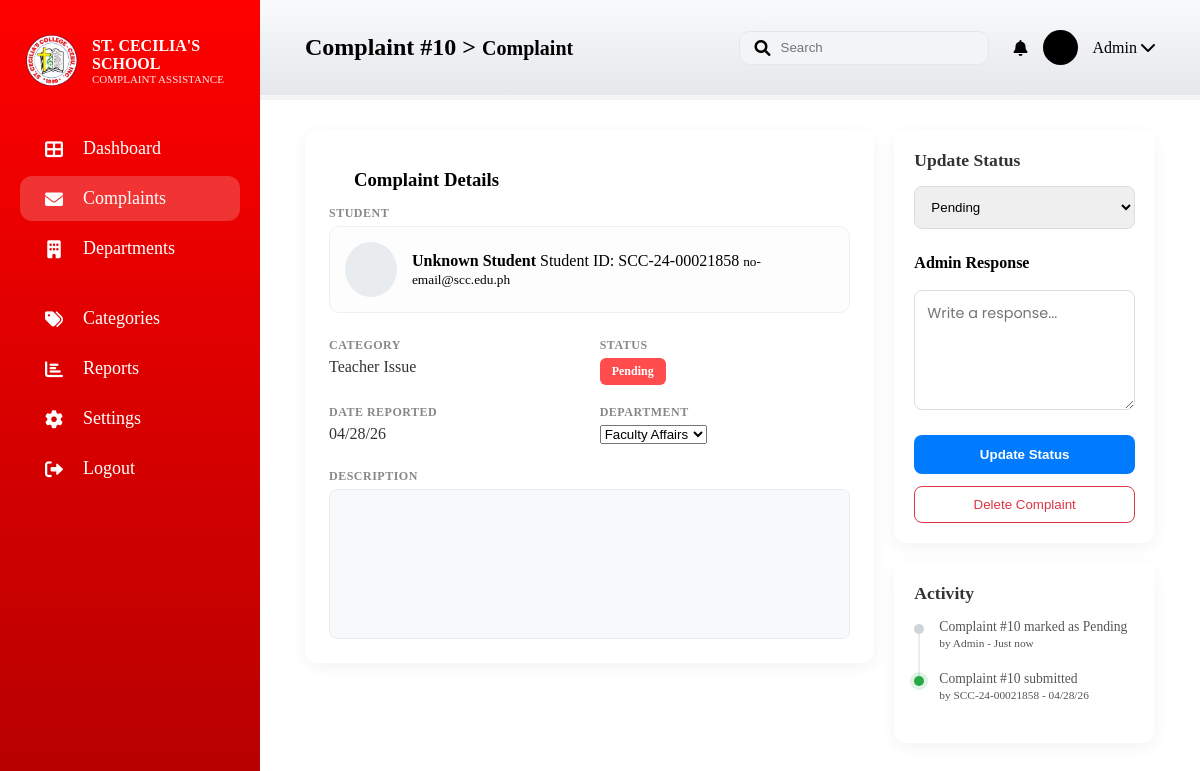
Screenshot of /admin/complaints/view/10 (signed in) with the database file from the repository.
### app.py (models this page shows)
class Complaint(db.Model):
    id = db.Column(db.Integer, primary_key=True)
    student_name = db.Column(db.String(100), nullable=False)
    category = db.Column(db.String(50), nullable=False)
    description = db.Column(db.Text, nullable=False)
    status = db.Column(db.String(20), default='Pending')
    date_posted = db.Column(db.String(20), default=lambda: datetime.now().strftime("%m/%d/%y"))

### app.py (the view)
@app.route('/admin/complaints/view/<int:id>')
def admin_complaints_view(id):
    if session.get('user_role') != 'staff':
        return redirect(url_for('login'))
    complaint = Complaint.query.get_or_404(id)
    return render_template('admin_complaints_view.html', complaint=complaint)

### templates/admin_complaints_view.html (shortened to what this page needs)
<!DOCTYPE html>
<html lang="en">
<head>
    <link rel="stylesheet" href="{{ url_for('static', filename='style.css') }}">
    <link rel="stylesheet" href="https://cdnjs.cloudflare.com/ajax/libs/font-awesome/6.0.0/css/all.min.css">
</head>
<body class="admin-review-page">
    <div class="dashboard-wrapper">
        <aside class="sidebar">
                <div class="sidebar-header">
                    <img src="{{ url_for('static', filename='images/logo.png') }}" class="logo">
                    <div class="brand">
                        <h3>ST. CECILIA'S SCHOOL</h3>
                        <p>COMPLAINT ASSISTANCE</p>
                    </div>
                </div>
        <nav class="nav-menu">
            <ul>
                <li>
                    <a href="{{ url_for('admin_dashboard_route') }}">
                        <i class="fas fa-th-large"></i>
                        <span>Dashboard</span>
                    </a>
                </li>
                <li class="active">
                    <a href="{{ url_for('admin_complaints') }}">
                        <i class="fas fa-envelope"></i>
                        <span>Complaints</span>
                    </a>
                </li>
                <li class="nav-item-dropdown">
                    <div class="dropdown-btn" onclick="toggleDeptDropdown(event)">
                        <i class="fas fa-building"></i>
                        <span>Departments</span>
                    </div>
                </li>
                <li>
                    <a href="{{ url_for('admin_categories') }}">
                        <i class="fas fa-tags"></i>
                        <span>Categories</span>
                    </a>
                </li>
                <li>
                    <a href="#">
                        <i class="fas fa-chart-bar"></i>
                        <span>Reports</span>
                    </a>
                </li>
                <li>
                    <a href="{{ url_for('admin_settings') }}">
                        <i class="fas fa-cog"></i>
                        <span>Settings</span>
                    </a>
                </li>
                <li class="logout">
                    <a href="{{ url_for('logout') }}">
                        <i class="fas fa-sign-out-alt"></i>
                        <span>Logout</span>
                    </a>
                </li>
            </ul>
        </nav>
    </aside>
        <main class="main-panel">
            <header class="top-header">
                <div class="breadcrumb">
                    <h2>Complaint #{{ complaint.id }} <span class="separator">></span> <small>Complaint</small></h2>
                </div>
                <div class="header-right">
                    <div class="search-bar"><i class="fas fa-search"></i><input type="text" placeholder="Search"></div>
                    <div class="user-meta">
                        <i class="fas fa-bell"></i>
                        <div class="avatar"></div>
                        <span>Admin <i class="fas fa-chevron-down"></i></span>
                    </div>
                </div>
            </header>
            <div class="dashboard-content-wrapper review-layout">
                <section class="complaint-details-card">
                    <div class="card-header">
                        <h3>Complaint Details</h3>
                    </div>
                    <div class="student-info-section">
                        <p class="label-text">Student</p>
                        <div class="student-profile-box">
                            <div class="profile-avatar"></div>
                            <div class="profile-details">
                                <strong>{{ student.full_name if student else 'Unknown Student' }}</strong>
                                <span>Student ID: {{ complaint.student_name }}</span>
                                <small>{{ student.email if student else 'no-email@scc.edu.ph' }}</small>
                            </div>
                        </div>
                    </div>
                    <div class="details-grid">
                        <div class="grid-item">
                            <p class="label-text">Category</p>
                            <p class="value-text">{{ complaint.category }}</p>
                        </div>
                        <div class="grid-item">
                            <p class="label-text">Status</p>
                            <span class="status-pill {{ (complaint.status or 'Pending').lower().replace(' ', '-') }}">
                                {{ complaint.status or 'Pending' }}
                            </span>
                        </div>
                        <div class="grid-item">
                            <p class="label-text">Date Reported</p>
                            <p class="value-text">{{ complaint.date_posted }}</p>
                        </div>
                        <div class="grid-item">
                            <p class="label-text">Department</p>
                            <select class="form-input-small">
                                <option>Faculty Affairs</option>
                            </select>
                        </div>
                    </div>
                    <div class="description-box">
                        <p class="label-text">Description</p>
                        <div class="description-content">
                        </div>
                    </div>
                </section>
                <aside class="review-actions">
                    <div class="action-card">
                        <h3>Update Status</h3>
                        <form action="{{ url_for('update_complaint_status', id=complaint.id) }}" method="POST">
                            <div class="input-group">
                                <select name="new_status" class="form-input">
                                    <option value="Pending" {% if complaint.status == 'Pending' %}selected{% endif %}>Pending</option>
                                </select>
                            </div>
                            <div class="input-group">
                                <label>Admin Response</label>
                                <textarea name="admin_comment" placeholder="Write a response..." class="form-input response-area"></textarea>
                            </div>
                            <div class="button-group">
                                <button type="submit" class="btn-update">Update Status</button>
                                <button type="button" class="btn-delete-text">Delete Complaint</button>
                            </div>
                        </form>
                    </div>
                    <div class="activity-card">
                        <h3>Activity</h3>
                        <ul class="activity-list">
                            <li>
                                <div class="dot"></div>
                                <p>Complaint #{{ complaint.id }} marked as {{ complaint.status }}</p>
                                <small>by Admin - Just now</small>
                            </li>
                            <li>
                                <div class="dot active"></div>
                                <p>Complaint #{{ complaint.id }} submitted</p>
                                <small>by {{ complaint.student_name }} - {{ complaint.date_posted }}</small>
                            </li>
                        </ul>
                    </div>
                </aside>
            </div>
        </main>
    </div>
</body>
</html>

### rows the page displays
Complaint: id "10", student_name "SCC-24-00021858", category "Teacher Issue", status "Pending", date_posted "04/28/26", new_status "Pending"

### other values shown
{{ student.full_name if student else 'Unknown Student' }} "Unknown Student"
{{ student.email if student else 'no-email@scc.edu.ph' }} "no-email@scc.edu.ph"
